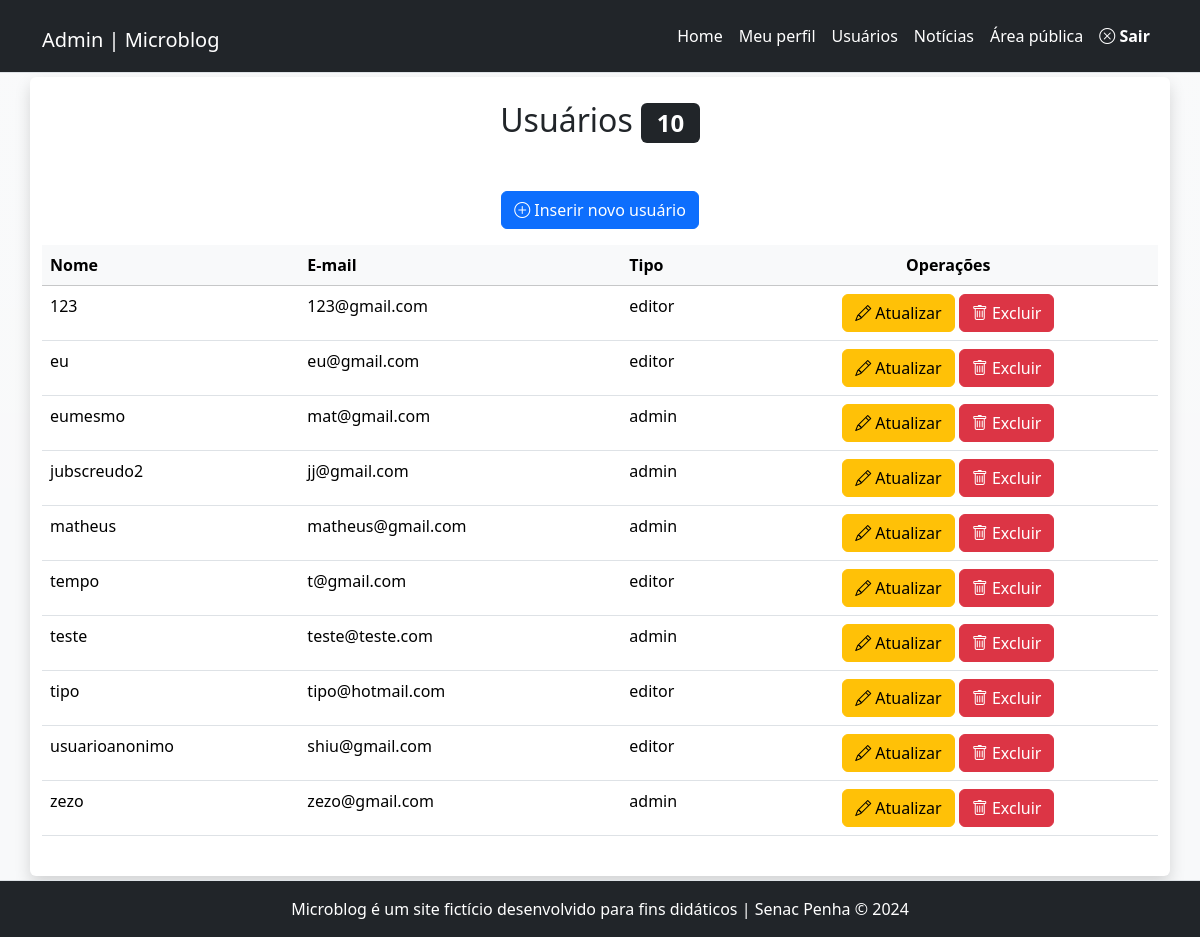
The app's page /admin/usuarios.php (signed in) with its own data.
### tables this page shows
CREATE TABLE `usuarios` (
  `id` int(11) NOT NULL,
  `nome` varchar(45) NOT NULL,
  `email` varchar(45) NOT NULL,
  `senha` varchar(255) NOT NULL,
  `tipo` enum('admin','editor') NOT NULL
);

### inc/funcoes-usuarios.php (called while the page is built, shortened)
<?php
function lerUsuarios($conexao)
{
  $sql = "SELECT id, nome, tipo, email FROM usuarios ORDER BY nome";
  $resultado =    mysqli_query($conexao, $sql) or die(mysqli_error($conexao));
  return mysqli_fetch_all($resultado, MYSQLI_ASSOC);
}

### admin/usuarios.php (the view, shortened to what this page needs)
<?php
require_once "../inc/cabecalho-admin.php";
require_once "../inc/funcoes-usuarios.php";
$listaDeUsuarios = lerUsuarios($conexao);
?>
<div class="row">
	<article class="col-12 bg-white rounded shadow my-1 py-4">
		<h2 class="text-center">
		Usuários <span class="badge bg-dark"><?=count($listaDeUsuarios)?></span>
		</h2>
		<p class="text-center mt-5">
			<a class="btn btn-primary" href="usuario-insere.php">
			<i class="bi bi-plus-circle"></i>
			Inserir novo usuário</a>
		</p>
		<div class="table-responsive">
			<table class="table table-hover">
				<thead class="table-light">
					<tr>
						<th>Nome</th>
						<th>E-mail</th>
						<th>Tipo</th>
						<th class="text-center">Operações</th>
					</tr>
				</thead>
				<tbody>
					<?php foreach ($listaDeUsuarios as $usuario) { ?>
					<tr>
						<td> <?=$usuario["nome"]?> </td>
						<td> <?=$usuario["email"]?>  </td>
						<td>  <?=$usuario["tipo"]?>  </td>
						<td class="text-center">
							<a class="btn btn-warning"
						href="usuario-atualiza.php?id=<?=$usuario["id"]?>">
							<i class="bi bi-pencil"></i> Atualizar
							</a>
							<a class="btn btn-danger excluir"
							href="usuario-exclui.php?id=<?=$usuario["id"]?>">
							<i class="bi bi-trash"></i> Excluir
							</a>
						</td>
					</tr>
					<?php } ?>
				</tbody>
			</table>
	</div>
	</article>
</div>
<?php
require_once "../inc/rodape-admin.php";
?>

### records on screen
usuarios: nome "123", email "123@gmail.com", tipo "editor"
usuarios: nome "eu", email "eu@gmail.com", tipo "editor"
usuarios: nome "eumesmo", email "mat@gmail.com", tipo "admin"
usuarios: nome "jubscreudo2", email "jj@gmail.com", tipo "admin"
usuarios: nome "matheus", email "matheus@gmail.com", tipo "admin"
usuarios: nome "tempo", email "t@gmail.com", tipo "editor"
usuarios: nome "teste", email "teste@teste.com", tipo "admin"
usuarios: nome "tipo", email "tipo@hotmail.com", tipo "editor"
usuarios: nome "usuarioanonimo", email "shiu@gmail.com", tipo "editor"
usuarios: nome "zezo", email "zezo@gmail.com", tipo "admin"

### other values on screen
count($listaDeUsuarios) "10"
